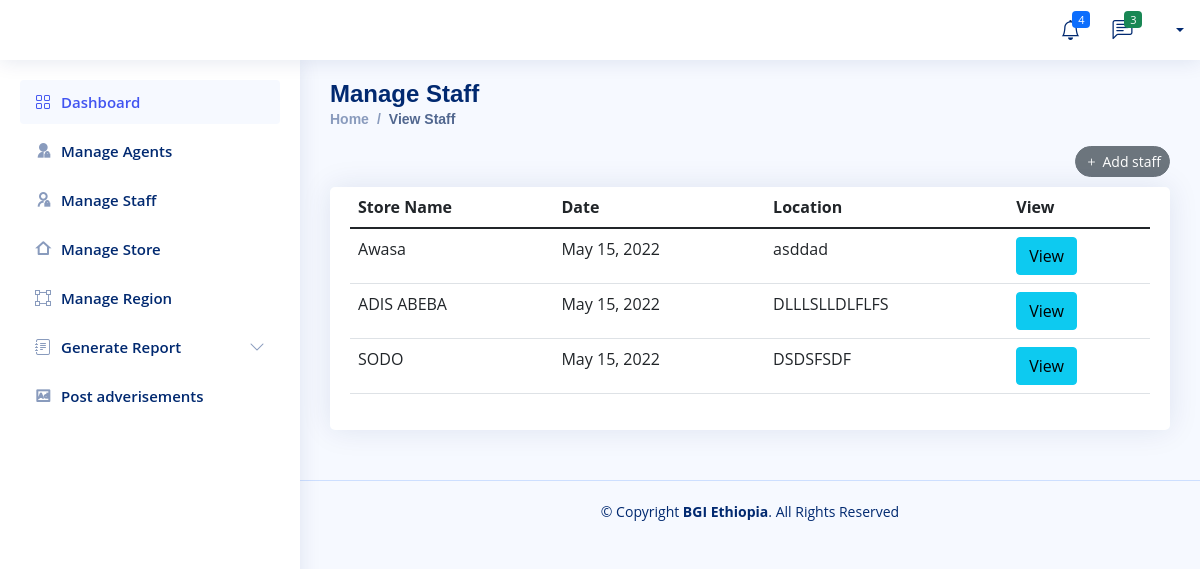
The page /BGI/view_store/ on the database as committed earlier.
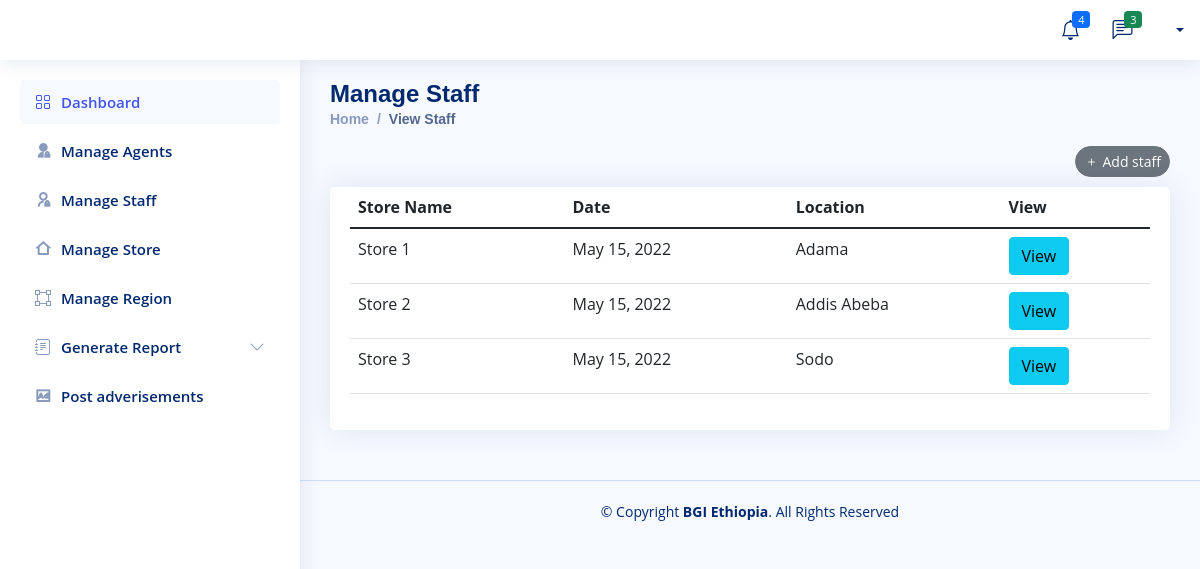
The same page on the database as committed later.
### Company/models.py (models this page shows, shortened)
class Company_Store(models.Model):
    Store_Name = models.CharField(max_length=200, null=True)
    Address = models.CharField(max_length=200, null=True)
    date_created = models.DateField(auto_now_add=True, null=True)

### Company/views.py (the view)
# urls.py: path('view_store/',views.view_store,name='view-store'),
def view_store(request):
    all_store = Company_Store.objects.all()
    manager=Company_Store_Manager.objects.all()
    context = {
        'all_store' : all_store,
        'manager' :manager
    }
    return render(request,'Company/store/store-view.html',context)

### Templates/Company/store/store-view.html
{% extends 'Company/company-base.html'%}
{% block content%}
  <main id="main" class="main">
    <div class="pagetitle">
      <h1>Manage Staff</h1>
      <nav>
        <ol class="breadcrumb">
          <li class="breadcrumb-item"><a href="admin.html">Home</a></li>
          <li class="breadcrumb-item active">View Staff</li>
        </ol>
        <div class="text-end">
            <a href="{% url 'add-store-company' %}" class="item-end">
                <button type="button" class="btn btn-sm rounded-pill btn-secondary"><i class="bi bi-plus me-1"></i>Add staff</button>
              </a>
        </div>
      </nav>
    </div>
    <section class="section">
        <div class="row">
          <div class="col-lg-12">
            <div class="card">
              <div class="card-body">
                <table class="table datatable">
                  <thead>
                    <tr>
                      <th scope="col">Store Name</th>
                      <th scope="col">Date</th>
                      <th scope="col">Location</th>
                      <th scope="col">View</th>
                    </tr>
                  </thead>
                  <tbody>
                 {% for store in all_store %}
                    <tr>
                      <td>{{store.Store_Name}}</td>
                      <td>{{store.date_created}}</td>
                      <td>{{store.Address}}</td>
                      <td>  <a href="{% url 'store_detile' store.id %}" class="btn btn-info">View</a></td>
                    </tr>
                {% endfor %}
                  </tbody>
                </table>
              </div>
            </div>
          </div>
        </div>
      </section>
  </main>
{% endblock %}

Rows that differ between the two databases and show on the page:
removed Company_Store: Store_Name "Awasa", date_created "May 15, 2022", Address "asddad"
removed Company_Store: Store_Name "ADIS ABEBA", date_created "May 15, 2022", Address "DLLLSLLDLFLFS"
removed Company_Store: Store_Name "SODO", date_created "May 15, 2022", Address "DSDSFSDF"
added Company_Store: Store_Name "Store 1", date_created "May 15, 2022", Address "Adama"
added Company_Store: Store_Name "Store 2", date_created "May 15, 2022", Address "Addis Abeba"
added Company_Store: Store_Name "Store 3", date_created "May 15, 2022", Address "Sodo"
